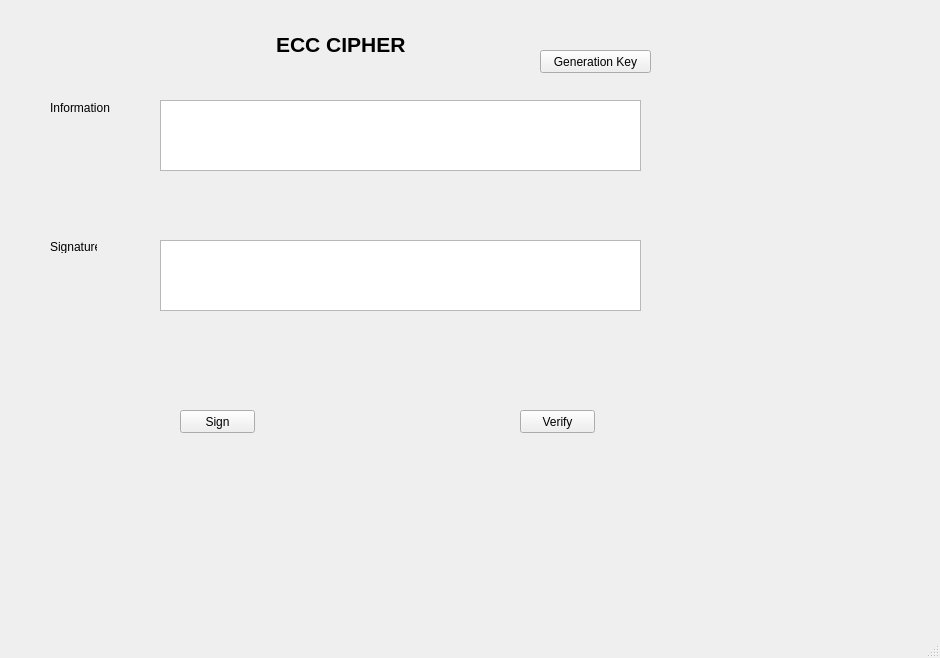
<?xml version="1.0" encoding="UTF-8"?>
<ui version="4.0">
 <class>MainWindow</class>
 <widget class="QMainWindow" name="MainWindow">
  <property name="geometry">
   <rect>
    <x>0</x>
    <y>0</y>
    <width>940</width>
    <height>658</height>
   </rect>
  </property>
  <property name="windowTitle">
   <string>MainWindow</string>
  </property>
  <widget class="QWidget" name="centralwidget">
   <widget class="QLabel" name="label">
    <property name="geometry">
     <rect>
      <x>276</x>
      <y>19</y>
      <width>171</width>
      <height>51</height>
     </rect>
    </property>
    <property name="font">
     <font>
      <pointsize>16</pointsize>
      <weight>75</weight>
      <bold>true</bold>
     </font>
    </property>
    <property name="text">
     <string>ECC CIPHER</string>
    </property>
   </widget>
   <widget class="QLabel" name="label_2">
    <property name="geometry">
     <rect>
      <x>50</x>
      <y>100</y>
      <width>91</width>
      <height>16</height>
     </rect>
    </property>
    <property name="text">
     <string>Information</string>
    </property>
   </widget>
   <widget class="QLabel" name="label_3">
    <property name="geometry">
     <rect>
      <x>50</x>
      <y>240</y>
      <width>47</width>
      <height>13</height>
     </rect>
    </property>
    <property name="text">
     <string>Signature</string>
    </property>
   </widget>
   <widget class="QTextEdit" name="txt_info">
    <property name="geometry">
     <rect>
      <x>160</x>
      <y>100</y>
      <width>481</width>
      <height>71</height>
     </rect>
    </property>
   </widget>
   <widget class="QTextEdit" name="txt_sign">
    <property name="geometry">
     <rect>
      <x>160</x>
      <y>240</y>
      <width>481</width>
      <height>71</height>
     </rect>
    </property>
   </widget>
   <widget class="QPushButton" name="btn_newKeys">
    <property name="geometry">
     <rect>
      <x>540</x>
      <y>50</y>
      <width>111</width>
      <height>23</height>
     </rect>
    </property>
    <property name="text">
     <string>Generation Key</string>
    </property>
   </widget>
   <widget class="QPushButton" name="btn_sign">
    <property name="geometry">
     <rect>
      <x>180</x>
      <y>410</y>
      <width>75</width>
      <height>23</height>
     </rect>
    </property>
    <property name="text">
     <string>Sign</string>
    </property>
   </widget>
   <widget class="QPushButton" name="btn_verify">
    <property name="geometry">
     <rect>
      <x>520</x>
      <y>410</y>
      <width>75</width>
      <height>23</height>
     </rect>
    </property>
    <property name="text">
     <string>Verify</string>
    </property>
   </widget>
  </widget>
  <widget class="QMenuBar" name="menubar">
   <property name="geometry">
    <rect>
     <x>0</x>
     <y>0</y>
     <width>940</width>
     <height>21</height>
    </rect>
   </property>
  </widget>
  <widget class="QStatusBar" name="statusbar"/>
 </widget>
 <resources/>
 <connections/>
</ui>
